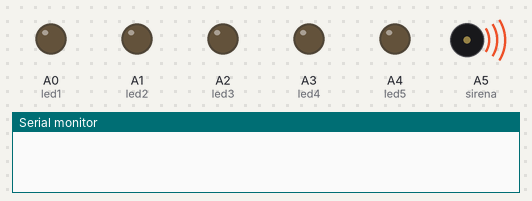
The sketch below on a simulated Arduino Uno, built with avr-gcc and run on an emulated ATmega328P. Shown: output pins drawn as LEDs (lit = HIGH), buzzer (waves = sounding, pin HIGH), the last lines printed to the serial monitor.

Above: at 2.5 s.
At 7.5 s:
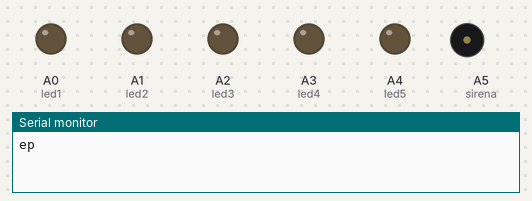
Timing chart, 0 to 13.0 s (numbered marks = the images above):
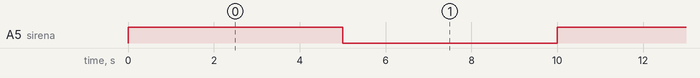

Measured:
- by itself, A5 (sirena): alternates HIGH for 5.0 s and LOW for 5.0 s

The sketch:

TEST.ino
```cpp
const int interruptor1a = 2;
const int interruptor1b = 3;
const int interruptor2a = 4;
const int interruptor2b = 5;
const int interruptor3a = 6;
const int interruptor3b = 7;
const int interruptor4a = 8;
const int interruptor4b = 9;
const int interruptor5a = 10;
const int interruptor5b = 11;
const int interruptor6a = 12;
const int interruptor6b = 13;
const int ajuda = 0;


int estado1a;
int estado1b;
int estado2a;
int estado2b;
int estado3a;
int estado3b;
int estado4a;
int estado4b;
int estado5a;
int estado5b;
int estado6a;
int estado6b;
int estat_ajuda;

const int sirena = A5;
const int led1 = A0;
const int led2 = A1;
const int led3 = A2;
const int led4 = A3;
const int led5 = A4;
void setup() {
  pinMode(led1,OUTPUT);
  pinMode(led2,OUTPUT);
  pinMode(led3,OUTPUT);
  pinMode(led4,OUTPUT);
  pinMode(led5,OUTPUT);
  pinMode(sirena, OUTPUT);
  Serial.begin(9600);
  pinMode(interruptor1a, INPUT_PULLUP);
  pinMode(interruptor1b, INPUT_PULLUP);
  pinMode(interruptor2a, INPUT_PULLUP);
  pinMode(interruptor2b, INPUT_PULLUP);
  pinMode(interruptor3a, INPUT_PULLUP);
  pinMode(interruptor3b, INPUT_PULLUP);
  pinMode(interruptor4a, INPUT_PULLUP);
  pinMode(interruptor4b, INPUT_PULLUP);
  pinMode(interruptor5a, INPUT_PULLUP);
  pinMode(interruptor5b, INPUT_PULLUP);
  pinMode(interruptor6a, INPUT_PULLUP);
  pinMode(interruptor6b, INPUT_PULLUP);
  pinMode(ajuda,INPUT_PULLUP);
}

void leds(){
  for (int i=0; i<5 ;i++){
    digitalWrite(led1, HIGH);
    delay(100);
    digitalWrite(led1, LOW);
    digitalWrite(led2, HIGH);
    delay(100);
    digitalWrite(led2, LOW);
    digitalWrite(led3, HIGH);
    delay(100);
    digitalWrite(led3, LOW);
    digitalWrite(led4, HIGH);
    delay(100);
    digitalWrite(led4, LOW);
    digitalWrite(led5, HIGH);
    delay(100);
    digitalWrite(led5, LOW);
  }
}

void principi(){
  digitalWrite(sirena, LOW);
}

void loop() {
  principi();
  digitalWrite(sirena, HIGH);
  delay(5000);
  digitalWrite(sirena, LOW);
  Serial.print("ep");
  delay(5000);


}
```
